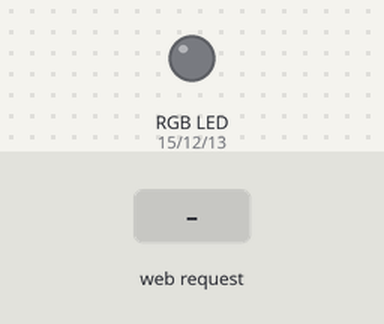
The sketch below on a simulated ESP8266 (NodeMCU). On the bench: an RGB LED mixed from three pins (HIGH = lit). Inputs (shaded band) come from the test bench. WiFi joins after 1.5 s; servers stay silent unless stated; what the sketch prints to the serial monitor is not drawn.

Above: at 4.2 s.
4.3 s: HTTP request GET /leds?red=1 received
At 5.4 s:
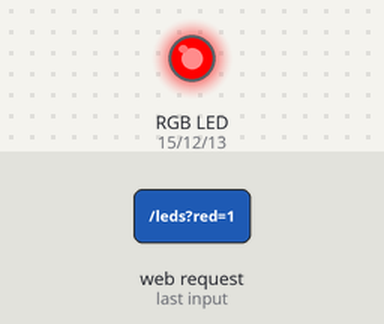
6.3 s: HTTP request GET /leds?red=0 received
At 8.0 s:
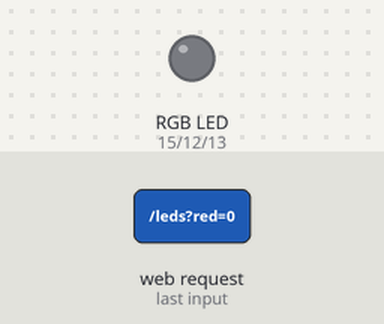
8.3 s: HTTP request GET /leds?green=1 received
At 9.6 s:
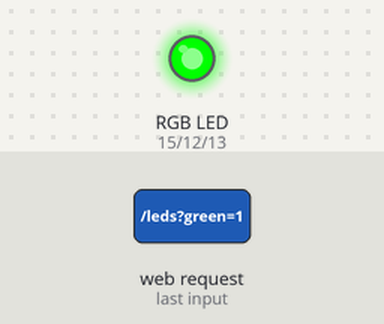
10.3 s: HTTP request GET /leds?green=0 received
At 11.1 s:
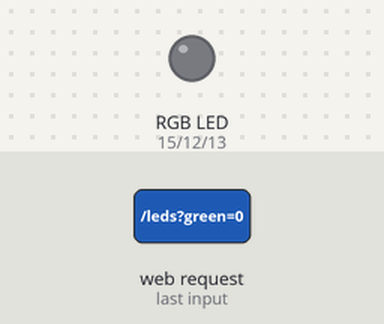
12.3 s: HTTP request GET /leds?blue=1 received
At 13.9 s:
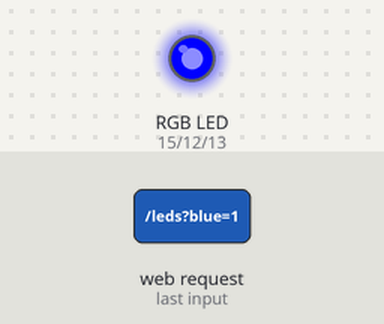
14.3 s: HTTP request GET /leds?blue=0 received
At 15.4 s:
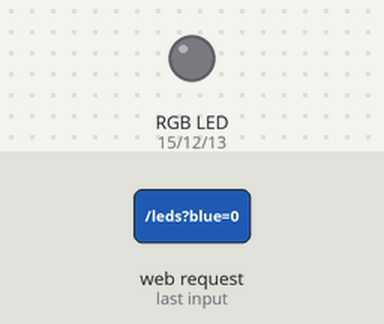
Timing chart, 0 to 17.3 s (numbered marks = the images above; inputs shaded):
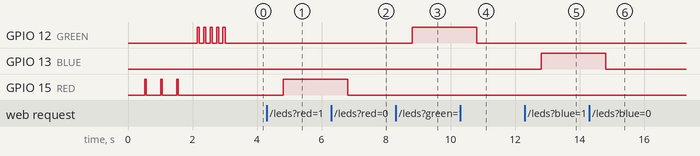

Measured:
- after the input at 4.3 s, GPIO 15 (RED): LOW → HIGH after 0.51 s
- after the input at 6.3 s, GPIO 15 (RED): HIGH → LOW after 0.51 s
- after the input at 8.3 s, GPIO 12 (GREEN): LOW → HIGH after 0.51 s
- after the input at 10.3 s, GPIO 12 (GREEN): HIGH → LOW after 0.51 s
- after the input at 12.3 s, GPIO 13 (BLUE): LOW → HIGH after 0.51 s
- after the input at 14.3 s, GPIO 13 (BLUE): HIGH → LOW after 0.51 s

The sketch:

__xiaomiAP_client_StaticIP_OTA_Witty_WebSrv_HTMLSeparate_.ino
```cpp
// пока тесты, юзаем  192.168.1.201/mech?button=51 192.168.1.201/mech?button=52

#include <ESP8266WiFi.h>
#include <ESP8266mDNS.h>
#include <WiFiClient.h>
#include <ESP8266WebServer.h>
#include <ArduinoOTA.h> // Библиотека для OTA-прошивки
#include "HTML_pages.h"

const char* ssid = "mi5"; //Имя точки доступа WIFI
const char* password = "verylongwifipassword"; //пароль точки доступа WIFI

ESP8266WebServer server(80);

const int LDR = A0;
const int BUTTON = 4;
const int RED = 15;
const int GREEN = 12;
const int BLUE = 13;

byte effects = 0;

void handleRoot() {
  // вывод страницы
  server.send(200, "text/html", html_main_page); // эта страница описана как static const char в файле HTML_pages.h
}//handle root

void handleLeds() {
  if (server.hasArg("red")) {
    if (server.arg("red") == "1") {
      // плавно включим красный
      for (int i = 0; i <= 255; i++) {
        analogWrite(RED, i);
        delay(2);
      }
      server.send(200, "text/html", html_main_page); // эта страница описана как static const char в файле HTML_pages.h
    }
    if (server.arg("red") == "0") {
      // плавно поутшим красный
      for (int i = 255; i >= 0; i--) {
        analogWrite(RED, i);
        delay(2);
      }
      server.send(200, "text/html", html_main_page); // эта страница описана как static const char в файле HTML_pages.h
    }
  }//has.arg red
  if (server.hasArg("green")) {
    if (server.arg("green") == "1") {
      // плавно включим зеленый
      for (int i = 0; i <= 255; i++) {
        analogWrite(GREEN, i);
        delay(2);
      }
      server.send(200, "text/html", html_main_page); // эта страница описана как static const char в файле HTML_pages.h
    }
    if (server.arg("green") == "0") {
      // плавно поутшим зеленый
      for (int i = 255; i >= 0; i--) {
        analogWrite(GREEN, i);
        delay(2);
      }
      server.send(200, "text/html", html_main_page); // эта страница описана как static const char в файле HTML_pages.h
    }
  }//has.arg green
  if (server.hasArg("blue")) {
    if (server.arg("blue") == "1") {
      // плавно включим синий
      for (int i = 0; i <= 255; i++) {
        analogWrite(BLUE, i);
        delay(2);
      }
      server.send(200, "text/html", html_main_page); // эта страница описана как static const char в файле HTML_pages.h
    }
    if (server.arg("blue") == "0") {
      // плавно поутшим синий
      for (int i = 255; i >= 0; i--) {
        analogWrite(BLUE, i);
        delay(2);
      }
      server.send(200, "text/html", html_main_page); // эта страница описана как static const char в файле HTML_pages.h
    }
  }//has.arg blue
}//handle leds

void handleNotFound() {
  //digitalWrite(led, 1);
  String message = "File Not Found\n\n"; // \n\n - принудтельный перевод строки
  message += "URI: ";
  message += server.uri(); // пропишет тот адрес на который пользователь хотел попасть
  message += "\nMethod: ";
  message += (server.method() == HTTP_GET) ? "GET" : "POST";
  message += "\nArguments: ";
  message += server.args();
  message += "\n";
  for (uint8_t i = 0; i < server.args(); i++) {
    message += " " + server.argName(i) + ": " + server.arg(i) + "\n";
  }
  server.send(404, "text/plain", message);
  //digitalWrite(led, 0);
}

void setup(void) {

  pinMode(BUTTON, INPUT_PULLUP); //кнопка на плате wetty
  pinMode(RED, OUTPUT); //
  digitalWrite(RED, 0);
  pinMode(BLUE, OUTPUT); //
  digitalWrite(BLUE, 0);
  pinMode(GREEN, OUTPUT); //
  digitalWrite(GREEN, 0);

  Serial.begin(115200); // скорость ограничиваю ибо под квесты Fantasmia прогу адаптирую
  delay(10);
  Serial.println("");
  Serial.println("");
  Serial.println("");
  WiFi.disconnect(); // завершим все wifi соединения
  WiFi.softAPdisconnect(); // отключаем точку доступа ( если вдруг успела сформироваться)
  WiFi.mode(WIFI_OFF); // отключаем вайфай физически
  delay(500);
  Serial.println("wifi force disconnecting...");
  // поднимаем соединение со статическим адресом
  WiFi.mode(WIFI_STA);
  WiFi.config(IPAddress(192, 168, 43, 241), IPAddress(192, 168, 43, 1), IPAddress(255, 255, 255, 0), IPAddress(192, 168, 43, 1));
  WiFi.begin(ssid, password);
  Serial.print("Connecting to wifi: ");
  Serial.print(ssid);
  Serial.print("  with pass:");
  Serial.println(password);
  Serial.print("  static ip :");
  Serial.println(WiFi.localIP());

  // ждем пока подключение произойдет
  while (WiFi.status() != WL_CONNECTED) {
    digitalWrite(RED, 1);
    delay(50);
    digitalWrite(RED, 0);
    delay(450);
    Serial.print(".");
  }
  Serial.print("  Connected with static ip: ");
  Serial.println(WiFi.localIP());
  for (int i = 0; i < 5; i++) {
    delay(130);
    digitalWrite(GREEN, 1);
    delay(70);
    digitalWrite(GREEN, 0);
  }

  ArduinoOTA.setHostname("esp_Witty_BME280_test_ip241"); // Задаем имя сетевого порта
  //  ArduinoOTA.setPassword((const char *)"0000"); // Задаем пароль доступа для удаленной прошивки
  ArduinoOTA.begin(); // Инициализируем OTA
  Serial.print("OTA HostName: ");
  Serial.println("esp_Witty_BME280_test_ip241");

  // Создание точки доступа
  //  WiFi.mode(WIFI_AP);
  // WiFi.softAP("Fantasmia", "testquest");
  // WiFi.softAP(ssid, password);
  // Serial.println("AP opend");

  server.on("/leds", handleLeds);
  server.on("/", handleRoot);
  server.on("/page2", []() {
    server.send(200, "text/plain", "page 2 also works well");
  });

  server.onNotFound(handleNotFound);
  server.begin();
  Serial.println("HTTP server started");
}//setup

void loop(void) {
  ArduinoOTA.handle(); // Всегда готовы к прошивке по воздуху.
  server.handleClient();

  switch (effects) {
    case 0:
      break;
    case 1:
      break;

  }//switch effects
}//loop
```

HTML_pages.h
```cpp
const static char html_main_page[] PROGMEM = R"=====(
 <!DOCTYPE html>
<html>
<head>
	<title></title>
	<meta charset='utf-8'>
	<!--адаптиция под телефон-->
	<meta name="viewport" content="width=device-width, initial-scale=1.0, maximum-scale=1.0, user-scalable=no" />
  <style>
  button, input[type='button']{
    font-size:1em;
    border-radius:30px;
    margin: 5px;
    }

    .niceBut1{
      background-color:rgb(86, 173, 210);
      color: rgb(255, 255, 255);
      box-shadow: 0px 2px 5px 0px rgba(0, 0, 0, 0.5);
    }
    .niceBut2{
      background-color:rgb(10, 10, 10);
      color: rgb(255, 255, 255);
      box-shadow: 0px 2px 5px 0px rgba(0, 0, 0, 0.5);
    }
  </style>
</head>
<body>
<center><h1>Комфортный дом </h1></center>
<br>
<br><br><br>

<br><br><br>
<input type='button' value='Красный Вкл' onclick="location.href='leds?red=1';">
<input type='button' value='Зеленый Вкл'onclick="location.href='leds?green=1';">
<input type='button' value='Синий Вкл' onclick= "location.href='leds?blue=1';" >
<br>


<script>
var slider1=document.getElementById('slider1');
var a;
var prev_a;
var o = document.getElementById("out");
a=slider1.value;

function js_slider(){
  console.log("leds?slider1=" + a);
location.href='leds?slider1='+a;
}
</script>

<input type="range" name="slider1" id="slider1" value="" min="0" max="255" step="1" onimput="js_slider()">
<output id="out" for="slider1"> КРАСНЕНЬКОЙ </output>


<br>
<button onclick="location.href='leds?eff=1';" class="niceBut1" >
Эффект 1
</button>
<br>
<button onclick="location.href='leds?eff=2';" class="niceBut2" >
Эффект 2
</button>

<br><br><br>
<input type='button' value='Красный Потушить' style='width:200Px;height:200Px' onclick="location.href='leds?red=0';">
<input type='button' value='Зеленый Потушить' style='width:200Px;height:200Px' onclick="location.href='leds?green=0';">
<input type='button' value='Синий Потушить' style='width:200Px;height:200Px' onclick="location.href='leds?blue=0';">

<br><br><br><br><br><br>
<input type='button' value='ОЙ ВСЕ' style='width:600Px;height:300Px' onclick="location.href='leds?lamp=-1';">


<br><br><br><br><br><br><br><br><br>
</body>
</html>
)=====";
```

example_full_scetch.ino
```cpp
///  Full example of working range
// need deparse

/*********
 *
 * FULL SCETCH OF SLIDER IN WEB SERVER
 *
 *explanations here
 *https://randomnerdtutorials.com/esp32-servo-motor-web-server-arduino-ide/
 *
 *
 *
 *
 *
  Rui Santos
  Complete project details at http://randomnerdtutorials.com


#include <WiFi.h>
#include <Servo.h>

Servo myservo;  // create servo object to control a servo
// twelve servo objects can be created on most boards

// GPIO the servo is attached to
static const int servoPin = 13;

// Replace with your network credentials
const char* ssid     = "REPLACE_WITH_YOUR_SSID";
const char* password = "REPLACE_WITH_YOUR_PASSWORD";

// Set web server port number to 80
WiFiServer server(80);

// Variable to store the HTTP request
String header;

// Decode HTTP GET value
String valueString = String(5);
int pos1 = 0;
int pos2 = 0;

void setup() {
  Serial.begin(115200);

  myservo.attach(servoPin);  // attaches the servo on the servoPin to the servo object

  // Connect to Wi-Fi network with SSID and password
  Serial.print("Connecting to ");
  Serial.println(ssid);
  WiFi.begin(ssid, password);
  while (WiFi.status() != WL_CONNECTED) {
    delay(500);
    Serial.print(".");
  }
  // Print local IP address and start web server
  Serial.println("");
  Serial.println("WiFi connected.");
  Serial.println("IP address: ");
  Serial.println(WiFi.localIP());
  server.begin();
}

void loop(){
  WiFiClient client = server.available();   // Listen for incoming clients

  if (client) {                             // If a new client connects,
    Serial.println("New Client.");          // print a message out in the serial port
    String currentLine = "";                // make a String to hold incoming data from the client
    while (client.connected()) {            // loop while the client's connected
      if (client.available()) {             // if there's bytes to read from the client,
        char c = client.read();             // read a byte, then
        Serial.write(c);                    // print it out the serial monitor
        header += c;
        if (c == '\n') {                    // if the byte is a newline character
          // if the current line is blank, you got two newline characters in a row.
          // that's the end of the client HTTP request, so send a response:
          if (currentLine.length() == 0) {
            // HTTP headers always start with a response code (e.g. HTTP/1.1 200 OK)
            // and a content-type so the client knows what's coming, then a blank line:
            client.println("HTTP/1.1 200 OK");
            client.println("Content-type:text/html");
            client.println("Connection: close");
            client.println();

            // Display the HTML web page
            client.println("<!DOCTYPE html><html>");
            client.println("<head><meta name=\"viewport\" content=\"width=device-width, initial-scale=1\">");
            client.println("<link rel=\"icon\" href=\"data:,\">");
            // CSS to style the on/off buttons
            // Feel free to change the background-color and font-size attributes to fit your preferences
            client.println("<style>body { text-align: center; font-family: \"Trebuchet MS\", Arial; margin-left:auto; margin-right:auto;}");
            client.println(".slider { width: 300px; }</style>");
            client.println("<script src=\"https://ajax.googleapis.com/ajax/libs/jquery/3.3.1/jquery.min.js\"></script>");

            // Web Page
            client.println("</head><body><h1>ESP32 with Servo</h1>");
            client.println("<p>Position: <span id=\"servoPos\"></span></p>");
            client.println("<input type=\"range\" min=\"0\" max=\"180\" class=\"slider\" id=\"servoSlider\" onchange=\"servo(this.value)\" value=\""+valueString+"\"/>");

            client.println("<script>var slider = document.getElementById(\"servoSlider\");");
            client.println("var servoP = document.getElementById(\"servoPos\"); servoP.innerHTML = slider.value;");
            client.println("slider.oninput = function() { slider.value = this.value; servoP.innerHTML = this.value; }");
            client.println("$.ajaxSetup({timeout:1000}); function servo(pos) { ");
            client.println("$.get(\"/?value=\" + pos + \"&\"); {Connection: close};}</script>");

            client.println("</body></html>");

            //GET /?value=180& HTTP/1.1
            if(header.indexOf("GET /?value=")>=0) {
              pos1 = header.indexOf('=');
              pos2 = header.indexOf('&');
              valueString = header.substring(pos1+1, pos2);

              //Rotate the servo
              myservo.write(valueString.toInt());
              Serial.println(valueString);
            }
            // The HTTP response ends with another blank line
            client.println();
            // Break out of the while loop
            break;
          } else { // if you got a newline, then clear currentLine
            currentLine = "";
          }
        } else if (c != '\r') {  // if you got anything else but a carriage return character,
          currentLine += c;      // add it to the end of the currentLine
        }
      }
    }
    // Clear the header variable
    header = "";
    // Close the connection
    client.stop();
    Serial.println("Client disconnected.");
    Serial.println("");
  }
}


*********/
```

examples.ino
```cpp
                /// нагугленное \\\


/*
Возможный вариант, надо проверять ...

  client.print("<form method=get><br><font size='6'>Red:  </font></h1><input type='range' min='1' max='100' name=redVal value=");
  client.print(redTemp);  //set the value of the slider based upon the previous page load value
  client.println(" style='height:30px; width:200px' oninput='showRedValue(this.value)'>");    //was onchange event
  client.print("<span id='redrange'>");
  client.print(redTemp);  //set the javascript initial value
  client.println("</span>");
  client.println("<script type='text/javascript'>\r\nfunction showRedValue(newValue)\r\n{\r\ndocument.getElementById('redrange').innerHTML=newValue;\r\n}\r\n</script>\r\n");

*/

// also from there

/*


  //first slider
    client.print("<form method=get><br>Red:  <input type='range' min='1' max='100' name=redVal value=redTemp oninput='showValue(this.value)'>");
    client.println("<span id='range'>0</span>");
    client.println("<script type='text/javascript'>\r\nfunction showValue(newValue)\r\n{\r\ndocument.getElementById('range').innerHTML=newValue;\r\n}\r\n</script>\r\n");

    //second slider
    client.print("<br><br>Green:  <input type='range' min='1' max='100' name=greVal value=greTemp oninput='showValue1(this.value)'>");
    client.println("<span id='range1'>0</span>");
    client.println("<script type='text/javascript'>\r\nfunction showValue1(newValue)\r\n{\r\ndocument.getElementById('range1').innerHTML=newValue;\r\n}\r\n</script>\r\n");

    //third slider
    client.print("<br><br>Blue:  <input type='range' min='1' max='100' name=bluVal value=bluTemp oninput='showValue2(this.value)'>");
    client.println("<span id='range2'>0</span>");
    client.println("<script type='text/javascript'>\r\nfunction showValue2(newValue)\r\n{\r\ndocument.getElementById('range2').innerHTML=newValue;\r\n}\r\n</script>\r\n");
*/


/*
// https://randomnerdtutorials.com/esp32-servo-motor-web-server-arduino-ide/
// good example
// see more in vkladka scetch

  <input type="range" min="0" max="180" class="slider" id="servoSlider" onchange="servo(this.value)"/>


  var slider = document.getElementById("servoSlider");
  var servoP = document.getElementById("servoPos");
  servoP.innerHTML = slider.value;
  slider.oninput = function() {
   slider.value = this.value;
   servoP.innerHTML = this.value;
  }


  $.ajaxSetup({timeout:1000});
  function servo(pos) {
  $.get("/?value=" + pos + "&");
  }


*/
```
